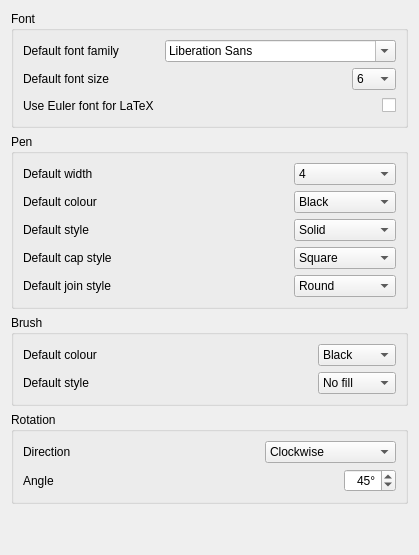
     <widget class="QWidget" name="tab_printing">
      <attribute name="title">
       <string>Painting</string>
      </attribute>
      <layout class="QVBoxLayout" name="verticalLayout_4">
       <item>
        <widget class="QGroupBox" name="groupBox_10">
         <property name="title">
          <string>Font</string>
         </property>
         <layout class="QVBoxLayout" name="verticalLayout_10">
          <item>
           <layout class="QHBoxLayout" name="horizontalLayout_18">
            <item>
             <widget class="QLabel" name="label_26">
              <property name="text">
               <string>Default font family</string>
              </property>
             </widget>
            </item>
            <item>
             <spacer name="horizontalSpacer_26">
              <property name="orientation">
               <enum>Qt::Horizontal</enum>
              </property>
              <property name="sizeHint" stdset="0">
               <size>
                <width>40</width>
                <height>20</height>
               </size>
              </property>
             </spacer>
            </item>
            <item>
             <widget class="QFontComboBox" name="fontComboBox_fontFamily">
              <property name="toolTip">
               <string>Set the default font family</string>
              </property>
              <property name="currentFont">
               <font>
                <family>Arial</family>
                <pointsize>10</pointsize>
               </font>
              </property>
             </widget>
            </item>
           </layout>
          </item>
          <item>
           <layout class="QHBoxLayout" name="horizontalLayout_19">
            <item>
             <widget class="QLabel" name="label_27">
              <property name="text">
               <string>Default font size</string>
              </property>
             </widget>
            </item>
            <item>
             <spacer name="horizontalSpacer_27">
              <property name="orientation">
               <enum>Qt::Horizontal</enum>
              </property>
              <property name="sizeHint" stdset="0">
               <size>
                <width>40</width>
                <height>20</height>
               </size>
              </property>
             </spacer>
            </item>
            <item>
             <widget class="QComboBox" name="comboBox_fontPointSize">
              <property name="toolTip">
               <string>Set the default font size</string>
              </property>
              <property name="currentText">
               <string>6</string>
              </property>
              <item>
               <property name="text">
                <string>6</string>
               </property>
              </item>
              <item>
               <property name="text">
                <string>7</string>
               </property>
              </item>
              <item>
               <property name="text">
                <string>8</string>
               </property>
              </item>
              <item>
               <property name="text">
                <string>9</string>
               </property>
              </item>
              <item>
               <property name="text">
                <string>10</string>
               </property>
              </item>
              <item>
               <property name="text">
                <string>11</string>
               </property>
              </item>
              <item>
               <property name="text">
                <string>12</string>
               </property>
              </item>
              <item>
               <property name="text">
                <string>14</string>
               </property>
              </item>
              <item>
               <property name="text">
                <string>16</string>
               </property>
              </item>
              <item>
               <property name="text">
                <string>18</string>
               </property>
              </item>
              <item>
               <property name="text">
                <string>20</string>
               </property>
              </item>
              <item>
               <property name="text">
                <string>22</string>
               </property>
              </item>
              <item>
               <property name="text">
                <string>24</string>
               </property>
              </item>
              <item>
               <property name="text">
                <string>26</string>
               </property>
              </item>
              <item>
               <property name="text">
                <string>28</string>
               </property>
              </item>
              <item>
               <property name="text">
                <string>36</string>
               </property>
              </item>
              <item>
               <property name="text">
                <string>48</string>
               </property>
              </item>
              <item>
               <property name="text">
                <string>72</string>
               </property>
              </item>
             </widget>
            </item>
           </layout>
          </item>
          <item>
           <layout class="QHBoxLayout" name="horizontalLayout_38">
            <item>
             <widget class="QLabel" name="label_44">
              <property name="text">
               <string>Use Euler font for LaTeX</string>
              </property>
             </widget>
            </item>
            <item>
             <spacer name="horizontalSpacer_44">
              <property name="orientation">
               <enum>Qt::Horizontal</enum>
              </property>
              <property name="sizeHint" stdset="0">
               <size>
                <width>40</width>
                <height>20</height>
               </size>
              </property>
             </spacer>
            </item>
            <item>
             <widget class="QCheckBox" name="checkBox_useEulerFontForLatex">
              <property name="text">
               <string/>
              </property>
             </widget>
            </item>
           </layout>
          </item>
         </layout>
         <zorder></zorder>
         <zorder></zorder>
         <zorder></zorder>
        </widget>
       </item>
       <item>
        <widget class="QGroupBox" name="groupBox">
         <property name="title">
          <string>Pen</string>
         </property>
         <layout class="QVBoxLayout" name="verticalLayout_2">
          <item>
           <layout class="QGridLayout" name="gridLayout">
            <item row="2" column="1">
             <spacer name="horizontalSpacer_3">
              <property name="orientation">
               <enum>Qt::Horizontal</enum>
              </property>
              <property name="sizeHint" stdset="0">
               <size>
                <width>40</width>
                <height>20</height>
               </size>
              </property>
             </spacer>
            </item>
            <item row="1" column="0">
             <widget class="QLabel" name="label_2">
              <property name="text">
               <string>Default colour</string>
              </property>
             </widget>
            </item>
            <item row="0" column="2">
             <widget class="QComboBox" name="comboBox_penWidth">
              <property name="toolTip">
               <string>Set the default width of the pen for drawing items</string>
              </property>
              <property name="currentIndex">
               <number>1</number>
              </property>
              <item>
               <property name="text">
                <string>2</string>
               </property>
              </item>
              <item>
               <property name="text">
                <string>4</string>
               </property>
              </item>
              <item>
               <property name="text">
                <string>6</string>
               </property>
              </item>
              <item>
               <property name="text">
                <string>8</string>
               </property>
              </item>
              <item>
               <property name="text">
                <string>10</string>
               </property>
              </item>
             </widget>
            </item>
            <item row="2" column="0">
             <widget class="QLabel" name="label_3">
              <property name="text">
               <string>Default style</string>
              </property>
             </widget>
            </item>
            <item row="2" column="2">
             <widget class="QComboBox" name="comboBox_penStyle">
              <property name="toolTip">
               <string>Set the default style of the pen for drawing items</string>
              </property>
              <property name="currentIndex">
               <number>0</number>
              </property>
              <item>
               <property name="text">
                <string>Solid</string>
               </property>
              </item>
              <item>
               <property name="text">
                <string>Dash</string>
               </property>
              </item>
              <item>
               <property name="text">
                <string>Dot</string>
               </property>
              </item>
              <item>
               <property name="text">
                <string>Dash-dot</string>
               </property>
              </item>
              <item>
               <property name="text">
                <string>Dash-dot-dot</string>
               </property>
              </item>
             </widget>
            </item>
            <item row="1" column="2">
             <widget class="QComboBox" name="comboBox_penColour">
              <property name="toolTip">
               <string>Set the default colour of the pen for drawing items</string>
              </property>
              <property name="currentIndex">
               <number>0</number>
              </property>
              <item>
               <property name="text">
                <string>Black</string>
               </property>
              </item>
              <item>
               <property name="text">
                <string>Red</string>
               </property>
              </item>
              <item>
               <property name="text">
                <string>Blue</string>
               </property>
              </item>
              <item>
               <property name="text">
                <string>Green</string>
               </property>
              </item>
              <item>
               <property name="text">
                <string>Cyan</string>
               </property>
              </item>
              <item>
               <property name="text">
                <string>Magenta</string>
               </property>
              </item>
              <item>
               <property name="text">
                <string>Yellow</string>
               </property>
              </item>
             </widget>
            </item>
            <item row="0" column="0">
             <widget class="QLabel" name="label">
              <property name="text">
               <string>Default width</string>
              </property>
             </widget>
            </item>
            <item row="0" column="1">
             <spacer name="horizontalSpacer">
              <property name="orientation">
               <enum>Qt::Horizontal</enum>
              </property>
              <property name="sizeHint" stdset="0">
               <size>
                <width>40</width>
                <height>20</height>
               </size>
              </property>
             </spacer>
            </item>
            <item row="1" column="1">
             <spacer name="horizontalSpacer_2">
              <property name="orientation">
               <enum>Qt::Horizontal</enum>
              </property>
              <property name="sizeHint" stdset="0">
               <size>
                <width>40</width>
                <height>20</height>
               </size>
              </property>
             </spacer>
            </item>
            <item row="4" column="0">
             <widget class="QLabel" name="label_36">
              <property name="text">
               <string>Default join style</string>
              </property>
             </widget>
            </item>
            <item row="4" column="1">
             <spacer name="horizontalSpacer_36">
              <property name="orientation">
               <enum>Qt::Horizontal</enum>
              </property>
              <property name="sizeHint" stdset="0">
               <size>
                <width>40</width>
                <height>20</height>
               </size>
              </property>
             </spacer>
            </item>
            <item row="4" column="2">
             <widget class="QComboBox" name="comboBox_penJoinStyle">
              <property name="toolTip">
               <string>Set the default join style of the pen for drawing items</string>
              </property>
              <item>
               <property name="text">
                <string>Round</string>
               </property>
              </item>
              <item>
               <property name="text">
                <string>Miter</string>
               </property>
              </item>
              <item>
               <property name="text">
                <string>Bevel</string>
               </property>
              </item>
             </widget>
            </item>
            <item row="3" column="0">
             <widget class="QLabel" name="label_37">
              <property name="text">
               <string>Default cap style</string>
              </property>
             </widget>
            </item>
            <item row="3" column="1">
             <spacer name="horizontalSpacer_37">
              <property name="orientation">
               <enum>Qt::Horizontal</enum>
              </property>
              <property name="sizeHint" stdset="0">
               <size>
                <width>40</width>
                <height>20</height>
               </size>
              </property>
             </spacer>
            </item>
            <item row="3" column="2">
             <widget class="QComboBox" name="comboBox_penCapStyle">
              <property name="toolTip">
               <string>Set the default cap style of the pen for drawing items</string>
              </property>
              <item>
               <property name="text">
                <string>Square</string>
               </property>
              </item>
              <item>
               <property name="text">
                <string>Round</string>
               </property>
              </item>
              <item>
               <property name="text">
                <string>Flat</string>
               </property>
              </item>
             </widget>
            </item>
           </layout>
          </item>
         </layout>
        </widget>
       </item>
       <item>
        <widget class="QGroupBox" name="groupBox_2">
         <property name="title">
          <string>Brush</string>
         </property>
         <layout class="QHBoxLayout" name="horizontalLayout">
          <item>
           <layout class="QGridLayout" name="gridLayout_3">
            <item row="0" column="0">
             <widget class="QLabel" name="label_9">
              <property name="text">
               <string>Default colour</string>
              </property>
             </widget>
            </item>
            <item row="0" column="1">
             <spacer name="horizontalSpacer_8">
              <property name="orientation">
               <enum>Qt::Horizontal</enum>
              </property>
              <property name="sizeHint" stdset="0">
               <size>
                <width>40</width>
                <height>20</height>
               </size>
              </property>
             </spacer>
            </item>
            <item row="0" column="2">
             <widget class="QComboBox" name="comboBox_brushColour">
              <property name="minimumSize">
               <size>
                <width>0</width>
                <height>0</height>
               </size>
              </property>
              <property name="toolTip">
               <string>Set the default colour of the brush for drawing items</string>
              </property>
              <property name="currentIndex">
               <number>0</number>
              </property>
              <item>
               <property name="text">
                <string>Black</string>
               </property>
              </item>
              <item>
               <property name="text">
                <string>Red</string>
               </property>
              </item>
              <item>
               <property name="text">
                <string>Blue</string>
               </property>
              </item>
              <item>
               <property name="text">
                <string>Green</string>
               </property>
              </item>
              <item>
               <property name="text">
                <string>Cyan</string>
               </property>
              </item>
              <item>
               <property name="text">
                <string>Magenta</string>
               </property>
              </item>
              <item>
               <property name="text">
                <string>Yellow</string>
               </property>
              </item>
             </widget>
            </item>
            <item row="1" column="0">
             <widget class="QLabel" name="label_10">
              <property name="text">
               <string>Default style</string>
              </property>
             </widget>
            </item>
            <item row="1" column="1">
             <spacer name="horizontalSpacer_9">
              <property name="orientation">
               <enum>Qt::Horizontal</enum>
              </property>
              <property name="sizeHint" stdset="0">
               <size>
                <width>40</width>
                <height>20</height>
               </size>
              </property>
             </spacer>
            </item>
            <item row="1" column="2">
             <widget class="QComboBox" name="comboBox_brushStyle">
              <property name="minimumSize">
               <size>
                <width>0</width>
                <height>0</height>
               </size>
              </property>
              <property name="toolTip">
               <string>Set the default style of the brush for drawing items</string>
              </property>
              <property name="currentIndex">
               <number>0</number>
              </property>
              <item>
               <property name="text">
                <string>No fill</string>
               </property>
              </item>
              <item>
               <property name="text">
                <string>Solid</string>
               </property>
              </item>
             </widget>
            </item>
           </layout>
          </item>
         </layout>
         <zorder></zorder>
        </widget>
       </item>
       <item>
        <widget class="QGroupBox" name="groupBox_8">
         <property name="title">
          <string>Rotation</string>
         </property>
         <layout class="QVBoxLayout" name="verticalLayout_8">
          <item>
           <layout class="QHBoxLayout" name="horizontalLayout_14">
            <item>
             <widget class="QLabel" name="label_22">
              <property name="text">
               <string>Direction</string>
              </property>
             </widget>
            </item>
            <item>
             <spacer name="horizontalSpacer_22">
              <property name="orientation">
               <enum>Qt::Horizontal</enum>
              </property>
              <property name="sizeHint" stdset="0">
               <size>
                <width>40</width>
                <height>20</height>
               </size>
              </property>
             </spacer>
            </item>
            <item>
             <widget class="QComboBox" name="comboBox_rotationDirection">
              <property name="toolTip">
               <string>Set the default rotation direction to clockwise or counter-clockwise</string>
              </property>
              <item>
               <property name="text">
                <string>Clockwise</string>
               </property>
              </item>
              <item>
               <property name="text">
                <string>Counter-clockwise</string>
               </property>
              </item>
             </widget>
            </item>
           </layout>
          </item>
          <item>
           <layout class="QHBoxLayout" name="horizontalLayout_15">
            <item>
             <widget class="QLabel" name="label_23">
              <property name="text">
               <string>Angle</string>
              </property>
             </widget>
            </item>
            <item>
             <spacer name="horizontalSpacer_23">
              <property name="orientation">
               <enum>Qt::Horizontal</enum>
              </property>
              <property name="sizeHint" stdset="0">
               <size>
                <width>40</width>
                <height>20</height>
               </size>
              </property>
             </spacer>
            </item>
            <item>
             <widget class="QSpinBox" name="spinBox_rotationAngle">
              <property name="toolTip">
               <string>Set the default angle by which to rotate items</string>
              </property>
              <property name="alignment">
               <set>Qt::AlignRight|Qt::AlignTrailing|Qt::AlignVCenter</set>
              </property>
              <property name="suffix">
               <string>°</string>
              </property>
              <property name="minimum">
               <number>1</number>
              </property>
              <property name="maximum">
               <number>180</number>
              </property>
              <property name="singleStep">
               <number>15</number>
              </property>
              <property name="value">
               <number>45</number>
              </property>
             </widget>
            </item>
           </layout>
          </item>
         </layout>
        </widget>
       </item>
       <item>
        <spacer name="verticalSpacer_3">
         <property name="orientation">
          <enum>Qt::Vertical</enum>
         </property>
         <property name="sizeHint" stdset="0">
          <size>
           <width>20</width>
           <height>40</height>
          </size>
         </property>
        </spacer>
       </item>
      </layout>
     </widget>
